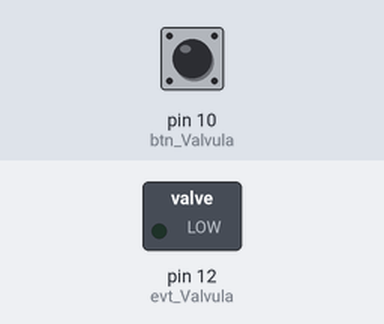
This sketch was run on a simulated Arduino Uno, built with avr-gcc and run on an emulated ATmega328P. Parts: switched loads named in the sketch (green lamp = pin HIGH). Inputs (shaded band) come from the test bench; at power-on: pin 10 (btn_Valvula) HIGH.

Above: at 1.2 s.
1.3 s: pin 10 (btn_Valvula) pulled LOW for 3.2 s
At 3.3 s:
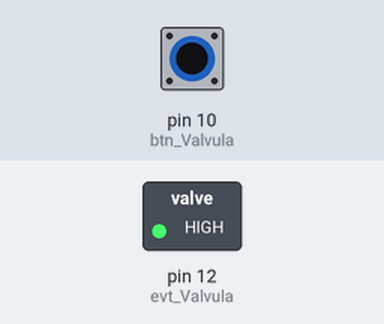
7.3 s: pin 10 (btn_Valvula) pulled LOW for 0.15 s
At 9.1 s:
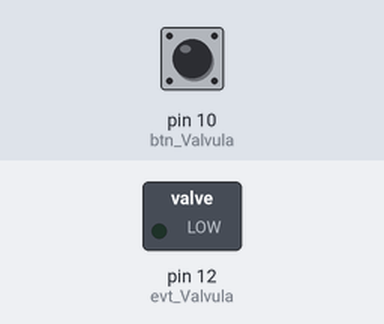
10.3 s: pin 10 (btn_Valvula) pulled LOW for 1 s
At 12.6 s:
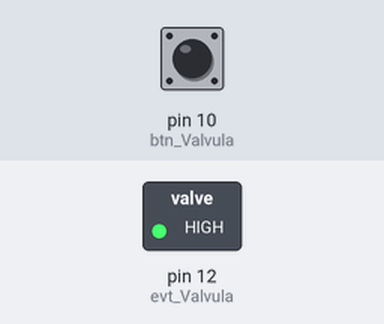
Timing chart, 0 to 14.1 s (numbered marks = the images above; inputs shaded):
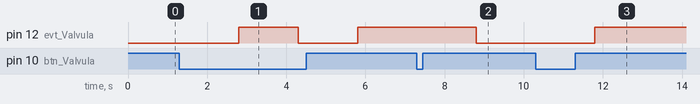

Measured:
- after the input at 1.3 s, pin 12 (evt_Valvula): LOW → HIGH after 1.5 s, → LOW 1.5 s later, → HIGH 1.5 s later
- after the input at 7.3 s, pin 12 (evt_Valvula): HIGH → LOW after 1.5 s
- after the input at 10.3 s, pin 12 (evt_Valvula): LOW → HIGH after 1.5 s

The sketch:

Valvula.ino
```cpp
int evt_Valvula = 12;
int btn_Valvula = 10;
char carac;
bool estado = false;

void setup() {
  pinMode(evt_Valvula,OUTPUT);
  pinMode(btn_Valvula,INPUT_PULLUP);
  Serial.begin(9600);
}

void loop() {
  carac = Serial.read();
  if(carac == 'Y'){
    digitalWrite(evt_Valvula,HIGH);
    delay(1500);
  }else if(carac == 'N'){
    digitalWrite(evt_Valvula,LOW);
    delay(1500);
  }

  if(digitalRead(btn_Valvula) == LOW){
    estado = !estado;
    delay(1500);
    digitalWrite(evt_Valvula,estado);
    }
}
```
